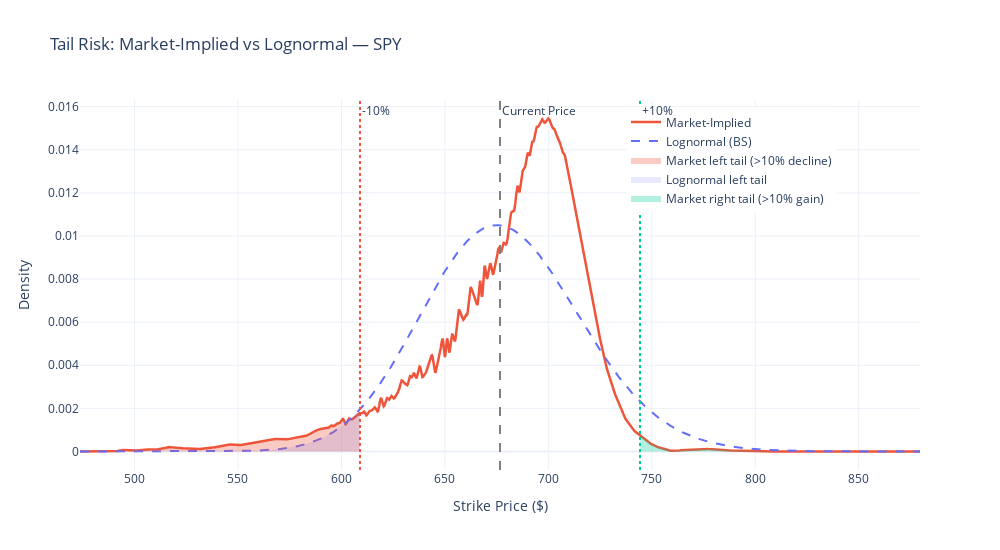

Notebook source saved alongside this figure:
### Markdown cell above
## Step 9: Tail Risk Visualisation

Highlight where the market prices significantly more or less probability than the 
lognormal model. The **left tail** (large declines) is typically heavier in market-implied 
distributions — this is the **volatility skew** in action.

### Code cell
# --- Tail risk: shaded area comparison ---
fig = go.Figure()

# Full distributions
fig.add_trace(go.Scatter(
    x=K_rnd, y=rn_pdf_norm,
    mode='lines', name='Market-Implied',
    line=dict(color='#EF553B', width=2.5)
))

fig.add_trace(go.Scatter(
    x=K_rnd, y=lognorm_pdf,
    mode='lines', name='Lognormal (BS)',
    line=dict(color='#636EFA', width=2, dash='dash')
))

# Shade left tail (decline > 10%)
K_left_tail = S0 * 0.90
left_mask = K_rnd <= K_left_tail
if left_mask.any():
    fig.add_trace(go.Scatter(
        x=K_rnd[left_mask], y=rn_pdf_norm[left_mask],
        fill='tozeroy', fillcolor='rgba(239, 85, 59, 0.3)',
        line=dict(width=0), showlegend=True,
        name=f'Market left tail (>{10}% decline)'
    ))
    fig.add_trace(go.Scatter(
        x=K_rnd[left_mask], y=lognorm_pdf[left_mask],
        fill='tozeroy', fillcolor='rgba(99, 110, 250, 0.15)',
        line=dict(width=0), showlegend=True,
        name=f'Lognormal left tail'
    ))

# Shade right tail (gain > 10%)
K_right_tail = S0 * 1.10
right_mask = K_rnd >= K_right_tail
if right_mask.any():
    fig.add_trace(go.Scatter(
        x=K_rnd[right_mask], y=rn_pdf_norm[right_mask],
        fill='tozeroy', fillcolor='rgba(0, 204, 150, 0.3)',
        line=dict(width=0), showlegend=True,
        name=f'Market right tail (>{10}% gain)'
    ))

fig.add_vline(x=S0, line_dash="dash", line_color="gray", annotation_text="Current Price")
fig.add_vline(x=K_left_tail, line_dash="dot", line_color="#EF553B", annotation_text="-10%")
fig.add_vline(x=K_right_tail, line_dash="dot", line_color="#00CC96", annotation_text="+10%")

fig.update_layout(
    title=f"Tail Risk: Market-Implied vs Lognormal — {TICKER}",
    xaxis_title="Strike Price ($)",
    yaxis_title="Density",
    template="plotly_white",
    width=1000, height=550,
    legend=dict(x=0.65, y=0.98)
)
fig.show()

# --- Print tail probability ratios ---
print("\nTAIL PROBABILITY RATIOS (Market / Lognormal):")
print("=" * 50)
for pct in [5, 10, 15, 20]:
    K_lev = S0 * (1 - pct / 100)
    mask = K_rnd <= K_lev
    if mask.any():
        mkt_p = trapz(rn_pdf_norm[mask], K_rnd[mask])
        ln_p = norm.cdf((np.log(K_lev) - mu_ln) / sigma_ln)
        ratio = mkt_p / ln_p if ln_p > 0 else float('inf')
        print(f"  {pct}% decline: Market = {mkt_p:.4%}, Lognormal = {ln_p:.4%}, Ratio = {ratio:.2f}x")
print("=" * 50)
print("\nRatios > 1 mean the market prices MORE probability of that tail event than BS assumes.")

### Figure 1 — Plotly figure (JSON) as saved in the notebook; plotly's stock layout.template omitted (floating-point values rounded to 4 significant figures; data arrays with more than 128 entries replaced by an {"elided": "..."} marker saying what was removed)
{"data": [{"line": {"color": "#EF553B", "width": 2.5}, "mode": "lines", "name": "Market-Implied", "type": "scatter", "x": {"elided": "1500 float values"}, "y": {"elided": "1500 float values"}}, {"line": {"color": "#636EFA", "dash": "dash", "width": 2}, "mode": "lines", "name": "Lognormal (BS)", "type": "scatter", "x": {"elided": "1500 float values"}, "y": {"elided": "1500 float values"}}, {"fill": "tozeroy", "fillcolor": "rgba(239, 85, 59, 0.3)", "line": {"width": 0}, "name": "Market left tail (>10% decline)", "showlegend": true, "type": "scatter", "x": {"elided": "500 float values"}, "y": {"elided": "500 float values"}}, {"fill": "tozeroy", "fillcolor": "rgba(99, 110, 250, 0.15)", "line": {"width": 0}, "name": "Lognormal left tail", "showlegend": true, "type": "scatter", "x": {"elided": "500 float values"}, "y": {"elided": "500 float values"}}, {"fill": "tozeroy", "fillcolor": "rgba(0, 204, 150, 0.3)", "line": {"width": 0}, "name": "Market right tail (>10% gain)", "showlegend": true, "type": "scatter", "x": {"elided": "500 float values"}, "y": {"elided": "500 float values"}}], "layout": {"annotations": [{"showarrow": false, "text": "Current Price", "x": 676.6, "xanchor": "left", "xref": "x", "y": 1, "yanchor": "top", "yref": "y domain"}, {"showarrow": false, "text": "-10%", "x": 609.0, "xanchor": "left", "xref": "x", "y": 1, "yanchor": "top", "yref": "y domain"}, {"showarrow": false, "text": "+10%", "x": 744.3, "xanchor": "left", "xref": "x", "y": 1, "yanchor": "top", "yref": "y domain"}], "height": 550, "legend": {"x": 0.65, "y": 0.98}, "shapes": [{"line": {"color": "gray", "dash": "dash"}, "type": "line", "x0": 676.6, "x1": 676.6, "xref": "x", "y0": 0, "y1": 1, "yref": "y domain"}, {"line": {"color": "#EF553B", "dash": "dot"}, "type": "line", "x0": 609.0, "x1": 609.0, "xref": "x", "y0": 0, "y1": 1, "yref": "y domain"}, {"line": {"color": "#00CC96", "dash": "dot"}, "type": "line", "x0": 744.3, "x1": 744.3, "xref": "x", "y0": 0, "y1": 1, "yref": "y domain"}], "title": {"text": "Tail Risk: Market-Implied vs Lognormal — SPY"}, "width": 1000, "xaxis": {"title": {"text": "Strike Price ($)"}}, "yaxis": {"title": {"text": "Density"}}}}
